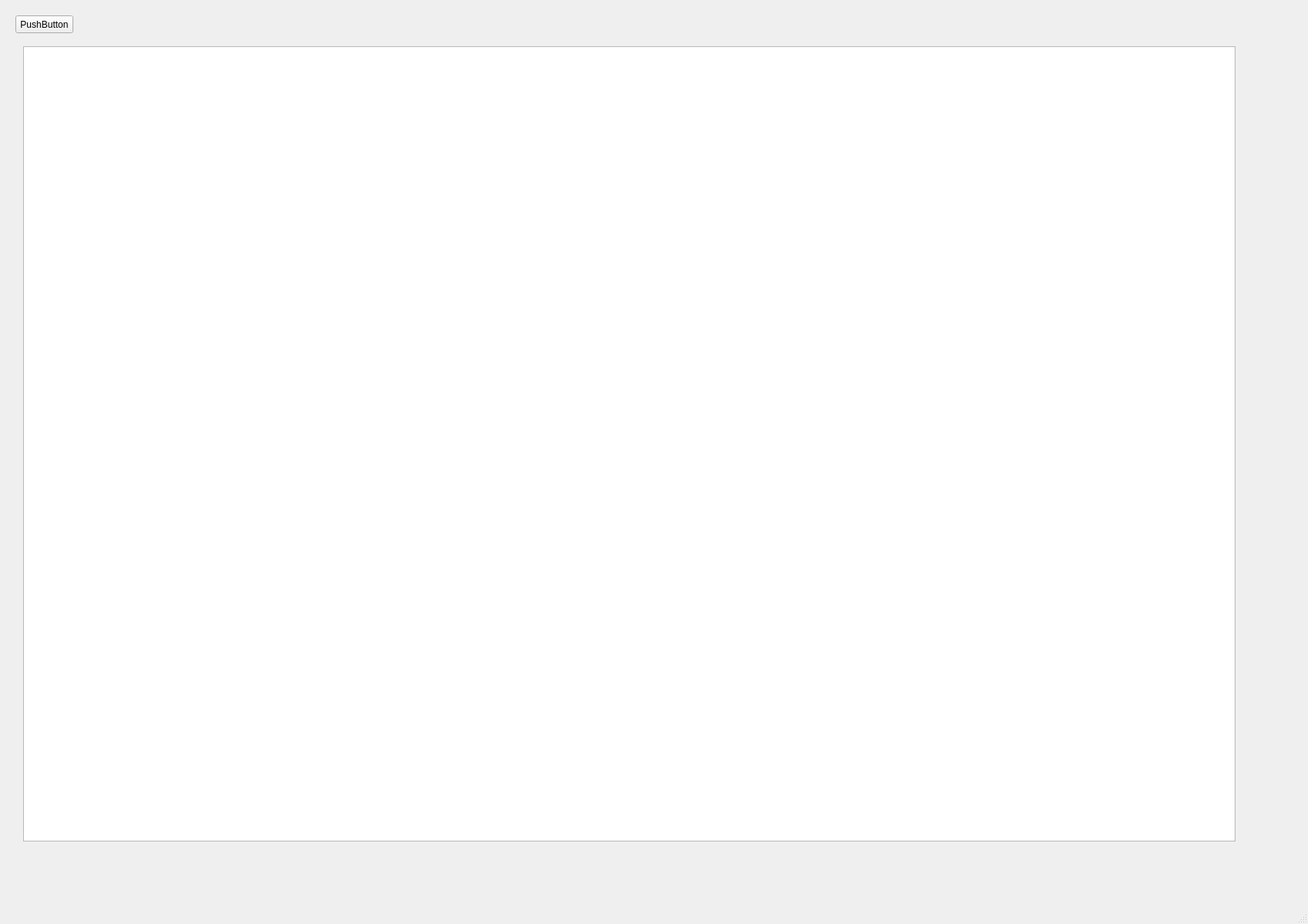
<?xml version="1.0" encoding="UTF-8"?>
<ui version="4.0">
 <class>plot</class>
 <widget class="QMainWindow" name="plot">
  <property name="geometry">
   <rect>
    <x>0</x>
    <y>0</y>
    <width>1695</width>
    <height>1198</height>
   </rect>
  </property>
  <property name="windowTitle">
   <string>plot</string>
  </property>
  <widget class="QWidget" name="centralwidget">
   <widget class="QPushButton" name="pushButton">
    <property name="geometry">
     <rect>
      <x>20</x>
      <y>20</y>
      <width>75</width>
      <height>23</height>
     </rect>
    </property>
    <property name="text">
     <string>PushButton</string>
    </property>
   </widget>
   <widget class="MyGraphicsView" name="graphicsView">
    <property name="geometry">
     <rect>
      <x>30</x>
      <y>60</y>
      <width>1571</width>
      <height>1031</height>
     </rect>
    </property>
   </widget>
  </widget>
  <widget class="QMenuBar" name="menubar">
   <property name="geometry">
    <rect>
     <x>0</x>
     <y>0</y>
     <width>1695</width>
     <height>23</height>
    </rect>
   </property>
  </widget>
  <widget class="QStatusBar" name="statusbar"/>
 </widget>
 <customwidgets>
  <customwidget>
   <class>MyGraphicsView</class>
   <extends>QGraphicsView</extends>
   <header location="global">mygraphicsscene.h</header>
  </customwidget>
 </customwidgets>
 <resources/>
 <connections/>
</ui>
